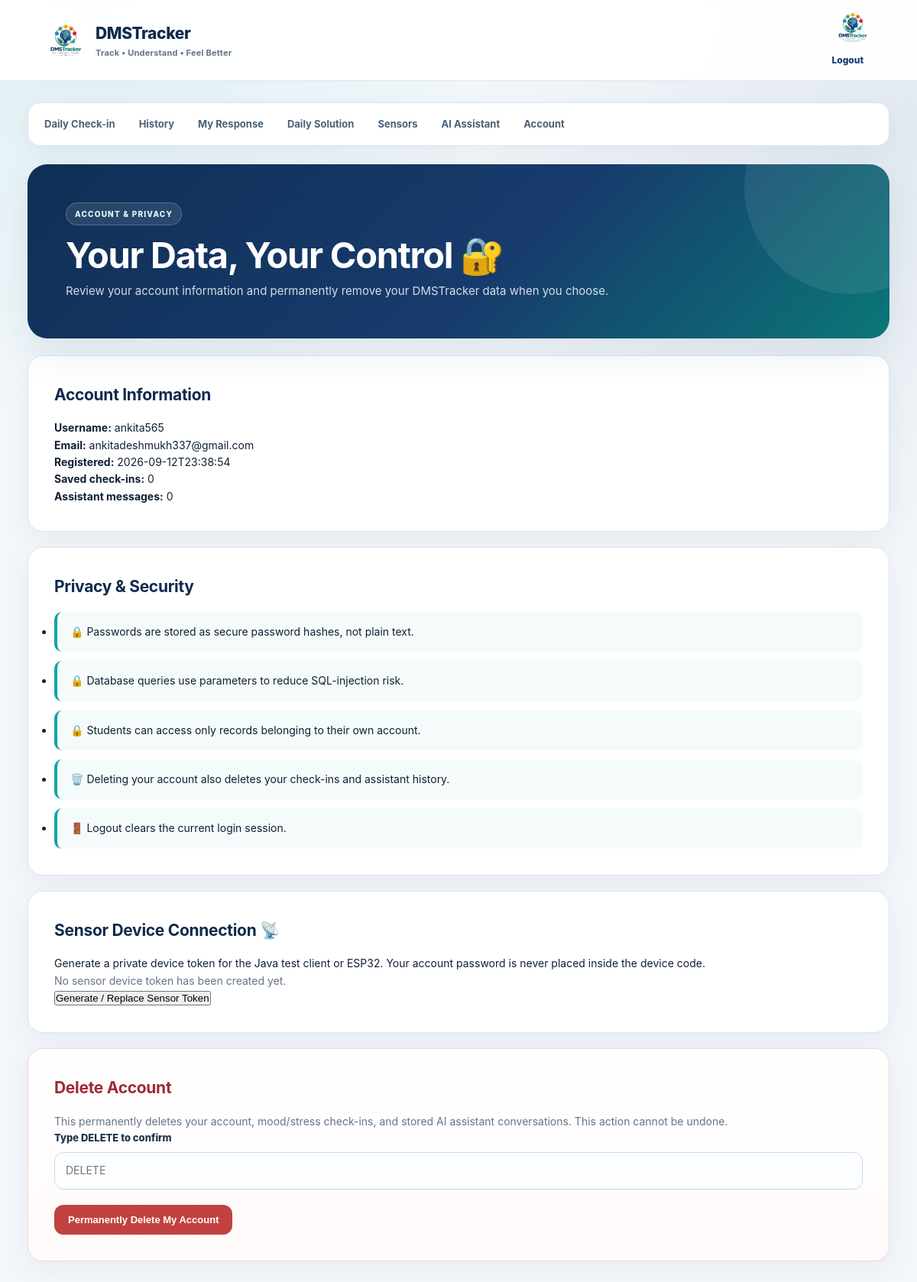
/account (signed in), run on the app's committed database.
### tables this page shows
CREATE TABLE users (
            id INTEGER PRIMARY KEY AUTOINCREMENT,
            username TEXT UNIQUE NOT NULL,
            email TEXT UNIQUE NOT NULL,
            password TEXT NOT NULL,
            created_at TEXT NOT NULL
        );

### app.py (the view)
@app.route("/account")
def account():
    if not require_login():
        return redirect(url_for("login"))
    connection = get_db()
    user = connection.execute(
        "SELECT username, email, created_at FROM users WHERE id = ?",
        (session["user_id"],)
    ).fetchone()
    checkin_count = connection.execute(
        "SELECT COUNT(*) AS total FROM checkins WHERE user_id = ?",
        (session["user_id"],)
    ).fetchone()["total"]
    assistant_count = connection.execute(
        "SELECT COUNT(*) AS total FROM assistant_messages WHERE user_id = ?",
        (session["user_id"],)
    ).fetchone()["total"]
    device = connection.execute(
        "SELECT created_at FROM sensor_devices WHERE user_id = ? ORDER BY id DESC LIMIT 1",
        (session["user_id"],)
    ).fetchone()
    connection.close()
    new_device_token = session.pop("new_device_token", None)
    return render_template(
        "account.html",
        user=user,
        checkin_count=checkin_count,
        assistant_count=assistant_count,
        device=device,
        new_device_token=new_device_token
    )

### app.py (called while the page is built)
@app.after_request
def add_security_headers(response):
    response.headers["X-Content-Type-Options"] = "nosniff"
    response.headers["X-Frame-Options"] = "SAMEORIGIN"
    response.headers["Referrer-Policy"] = "strict-origin-when-cross-origin"
    return response

def get_db():
    connection = sqlite3.connect(DATABASE)
    connection.row_factory = sqlite3.Row
    connection.execute("PRAGMA foreign_keys = ON")
    return connection

def csrf_token():
    if "csrf_token" not in session:
        session["csrf_token"] = secrets.token_urlsafe(32)
    return session["csrf_token"]

def require_login():
    return "user_id" in session

### templates/account.html (shortened to what this page needs)
<!DOCTYPE html>
<html lang="en">
<head>
    <link rel="stylesheet" href="{{ url_for('static', filename='style.css') }}">
</head>
<body>
<header class="header">
    <div class="brand">
        <img class="brand-logo" src="{{ url_for('static', filename='logo.png') }}" alt="DMSTracker logo">
        <div>
            <div class="brand-title">DMSTracker</div>
            <div class="brand-subtitle">Track • Understand • Feel Better</div>
        </div>
    </div>
    <div class="header-right">
        <img class="header-logo" src="{{ url_for('static', filename='logo.png') }}" alt="DMSTracker logo">
        <div class="auth-links">
            <a href="{{ url_for('logout') }}">Logout</a>
        </div>
    </div>
</header>
<main class="container">
    <nav class="navbar">
        <a href="{{ url_for('dashboard') }}">Daily Check-in</a>
        <a href="{{ url_for('history') }}">History</a>
        <a href="{{ url_for('response_page') }}">My Response</a>
        <a href="{{ url_for('daily_mode') }}">Daily Solution</a>
        <a href="{{ url_for('sensor') }}">Sensors</a>
        <a href="{{ url_for('assistant') }}">AI Assistant</a>
        <a href="{{ url_for('account') }}">Account</a>
    </nav>
    <section class="hero">
        <span class="badge">ACCOUNT & PRIVACY</span>
        <h1>Your Data, Your Control 🔐</h1>
        <p>Review your account information and permanently remove your DMSTracker data when you choose.</p>
    </section>
    <section class="card">
        <h2>Account Information</h2>
        <p><strong>Username:</strong> {{ user["username"] }}</p>
        <p><strong>Email:</strong> {{ user["email"] }}</p>
        <p><strong>Registered:</strong> {{ user["created_at"] }}</p>
        <p><strong>Saved check-ins:</strong> {{ checkin_count }}</p>
        <p><strong>Assistant messages:</strong> {{ assistant_count }}</p>
    </section>
    <section class="card">
        <h2>Privacy & Security</h2>
        <ul class="daily-list">
            <li>🔒 Passwords are stored as secure password hashes, not plain text.</li>
            <li>🔒 Database queries use parameters to reduce SQL-injection risk.</li>
            <li>🔒 Students can access only records belonging to their own account.</li>
            <li>🗑️ Deleting your account also deletes your check-ins and assistant history.</li>
            <li>🚪 Logout clears the current login session.</li>
        </ul>
    </section>
    <section class="card">
        <h2>Sensor Device Connection 📡</h2>
        <p>Generate a private device token for the Java test client or ESP32. Your account password is never placed inside the device code.</p>
        {% if device %}
            <p class="muted">A sensor device token is currently active. Generate a new one if you need to replace it.</p>
        {% else %}
            <p class="muted">No sensor device token has been created yet.</p>
        {% endif %}
        <form method="POST" action="{{ url_for('generate_device_token') }}">
            <button type="submit">Generate / Replace Sensor Token</button>
        </form>
    </section>
    <section class="card danger-card">
        <h2>Delete Account</h2>
        <p class="muted">
            This permanently deletes your account, mood/stress check-ins, and
            stored AI assistant conversations. This action cannot be undone.
        </p>
        <form method="POST" action="{{ url_for('delete_account') }}"
              onsubmit="return confirm('PERMANENTLY DELETE your account and all related data?');">
            <div class="form-group">
                <label>Type DELETE to confirm</label>
                <input type="text" name="confirmation"
                       placeholder="DELETE" required>
            </div>
            <button class="danger-btn" type="submit">
                Permanently Delete My Account
            </button>
        </form>
    </section>
</main>
</body>
</html>

### data on the page
users: username "ankita565", email "ankitadeshmukh337@gmail.com", created_at "2026-09-12T23:38:54"

### other printed values
{{ checkin_count }} "0"
{{ assistant_count }} "0"
